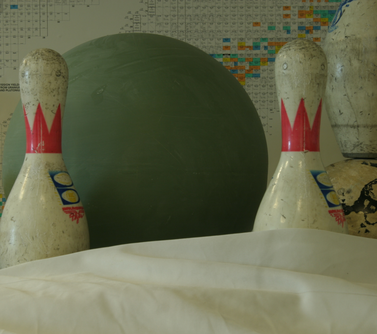
%> input picture 9_ssmp_code/HDR/img_stereo/view1.png, 377 x 334 px, shrunk from 1252 x 1110 before the run
$ octave runStereoMatcher.m   (GNU Octave 9; MATLAB toolbox functions it lacks are replaced by stand-ins)
%> lines starting %> are read from the running program, lines starting %| are printed output that depends on the picture
### 9_ssmp_code/HDR/algorithms/HDRtoGray_matrix.m
function [ outputImage ] = HDRtoGray_matrix( image_matrix )
% convert image to grayscale
outputImage = .299*image_matrix(:,:,1) + .587*image_matrix(:,:,2) + .114*image_matrix(:,:,3);

end

### 9_ssmp_code/HDR/algorithms/ProbabilityInferWithRWR.m
function [dispVol, dispVol1] = ProbabilityInferWithRWR(Il, Ir, numDisp, thresColor,thresGrad,gamma,threshBorder,gamma_c,gamma_d,r_median,UseParallelToolbox,nei,restart_c,sigma_c)

% Convert to grayscale
Il_g = HDRtoGray_matrix(Il);
Ir_g = HDRtoGray_matrix(Ir);

% Mirror image
Il_1 = flipdim(Ir,2);
Ir_1 = flipdim(Il,2);

% Compute gradient in X-direction from grayscale images
fx_l = gradient(Il_g);
fx_r = gradient(Ir_g);
fx_l = fx_l+0.5; % To get a range of values between 0 to 1
fx_r = fx_r+0.5; % To get a range of values between 0 to 1
imwrite(fx_l,'gradTmpl.pgm');
imwrite(fx_r,'gradTmpr.pgm');
% fx_l = single(imread('gradTmpl.pgm'))/255;
% fx_r = single(imread('gradTmpr.pgm'))/255;
 fx_l = single(imread('gradTmpl.pgm'));
 fx_r = single(imread('gradTmpr.pgm'));
fx_l_1 = flipdim(fx_r,2);
fx_r_1 = flipdim(fx_l,2);

[m,n,c] = size(Il);

dispVol = ones(m,n,numDisp)*(threshBorder);
dispVol1 = ones(m,n,numDisp)*(threshBorder);

% Create initial cost volume
for d=0:numDisp-1

    % Truncated AD of color images for current displacement
    tmp = ones(m,n,c)*threshBorder;
    tmp(:,(d+1):n,:) = Ir(:,1:n-d,:);
    p_color = abs(tmp - Il);
    p_color = sum(p_color,3)*0.333333333333;
    p_color = max(thresColor-p_color,0);
   % p_color = min(p_color, thresColor);

    % Truncated AD of gradient images for current displacement
    tmp = ones(m,n)*threshBorder;
    tmp(:,(d+1):n) = fx_r(:,1:n-d);
    p_grad = abs(tmp - fx_l); clear tmp;
    p_grad = max(thresGrad-p_grad,0);
   % p_grad = min(p_grad, thresGrad);

    p = gamma*p_color + (1-gamma)*p_grad; % Combined color and gradient

    clear p_grad p_color;

    % Same for other view
    tmp1 = ones(m,n,c)*threshBorder;
    tmp1(:,(d+1):n,:) = Ir_1(:,1:n-d,:);
    p1_color = abs(tmp1 - Il_1);
    p1_color = sum(p1_color,3)*0.333333333333;
    p1_color = max(thresColor-p1_color,0);
   % p1_color = min(p1_color,thresColor);

    tmp1 = ones(m,n)*threshBorder;
    tmp1(:,(d+1):n) = fx_r_1(:,1:n-d);
    p1_grad = abs(tmp1 - fx_l_1);
    p1_grad = max(thresGrad-p1_grad,0);
   % p1_grad = min(p1_grad,thresGrad);

    p1 = gamma*p1_color + (1-gamma)*p1_grad; % Combined color and gradient

    % Set value in cost volume
    dispVol(:,:,d+1) = p;
    dispVol1(:,:,d+1) = flipdim(p1,2);
end

clear p p1;

[X Y Z]=size(Il); N = X*Y; % image size

% Build graph with symmetric weight matrix W
if Z > 1,
    img = colorspace('Lab<-', Il); % convert color space
    img1 = colorspace('Lab<-', Il_1); % convert color space
end;
imgVals = reshape(img,N,Z); clear img;
imgVals1 = reshape(img1,N,Z); clear img1;

[points edges] = lattice(X,Y,nei);
[points1 edges1] = lattice(X,Y,nei);
clear points;
clear points1;
weights = makeweights(edges,imgVals,sigma_c);
weights1 = makeweights(edges1,imgVals1,sigma_c);
W = adjacency(edges,weights,N); clear edges weights;
W1 = adjacency(edges1,weights1,N); clear edges1 weights1;

%Smooth cost volume with RWR filtering
if (UseParallelToolbox)
    parfor d=0:numDisp-1 % use parallel for loop when using the parallel computing toolbox
        p = dispVol(:,:,d+1);
        q = RWR_filtering(W,p,X,Y,nei,restart_c,sigma_c);

        p1 = dispVol1(:,:,d+1);
        p1 = flipdim(p1,2);
        q1 = RWR_filtering(W1,p1,X,Y,nei,restart_c,sigma_c);

        dispVol(:,:,d+1) = q;
        dispVol1(:,:,d+1) = flipdim(q1,2);
    end
else
    for d=0:numDisp-1 % use regular for loop when not using the parallel computing toolbox

        p = dispVol(:,:,d+1);
        q = RWR_filtering(W,p,X,Y,nei,restart_c,sigma_c);


        p1 = dispVol1(:,:,d+1);
        p1 =  flipdim(p1,2);

        q1 = RWR_filtering(W1,p1,X,Y,nei,restart_c,sigma_c);

        dispVol(:,:,d+1) = q;
        dispVol1(:,:,d+1) = flipdim(q1,2);
    end
end

beta = 3000;

for d=1:numDisp
    dispVol(:,:,d) = exp(beta*dispVol(:,:,d));
    dispVol1(:,:,d) = exp(beta*dispVol1(:,:,d));
end

temp_sum=sum(dispVol, 3);
temp_sum2=sum(dispVol1, 3);

for d=1:numDisp
    dispVol(:,:,d) = dispVol(:,:,d)./temp_sum;
    dispVol1(:,:,d) = dispVol1(:,:,d)./temp_sum2;
end


end

### 9_ssmp_code/LDR/StereoMatcher_SSMP_Code_middlebury/runStereoMatcher.m
% Matlab demo code accompanying the TIP paper v1.0 (2013-12-30)
% Contributed by Bumsub Ham (mimo@yonsei.ac.kr)
%clc;
%clear all;

%addpath 'algorithms'  <=remember to add manually

UseParallelToolbox = true; % Set true if you want to take advantage of the Matlab parallel computing toolbox
ParallelWorkers = 4; % How many workers should be used by the parallel computing toolbox (should be equal or less the number of available CPU cores)
%% Set up parallel computing toolbox
if (UseParallelToolbox)
    isOpen = matlabpool('size') > 0;
    if (isOpen)
        matlabpool close force local
    end
    matlabpool(ParallelWorkers)
end
%% Img name, search range and scaling parameter
only_name = 'tsukuba';

%numDisp = double(disparity_max); % Maximum disparity range (16 for tsukuba, 20 for venus and 60 for teddy and cones)   <=must be float for algorithm to work
numDisp = 160.0;
scale = 1; %scaling parameter (16 for tsukuba, 8 for venus and 4 for teddy and cones)
%%
img_name_l = ['view1.png'];
img_name_r = ['view5.png'];
result_name_l = ['disparity_pre_l.png'];
result_name_r = ['disparity_pre_r.png'];
result_name_final_l = ['disparity_l_post.png'];
result_name_finar_r = ['disparity_r_post.png'];
%% Parameters
%% initial cost and post procesing
%% please refer Rhemann's paper [C. Rhemann, A. Hosni, M. Bleyer, C. Rother, M. Gelautz, Fast Cost-Volume Filtering for Visual Correspondence and Beyond, CVPR11]
thresColor = 15/255;    % \sigma_1 in eq. (12)
thresGrad = 2/255;      % \sigma_2 in eq. (12)
gamma = 0.11;           % (1- \Lamda) in eq. (12)
threshBorder = 3/255;   % some threshold for border pixels
gamma_c = 0.2;         % Post Processing
gamma_d = 9;            % Post Processing
r_median = 19;          % filter kernel of weighted median has size r_median \times r_median
%% RWR aggregation parameter
nei= 0 ;                 % 0: 4-neighbor 1: 8-neighbor
restart_c = 0.003 ;      % Restarting Probability
sigma_c = 50;            % parameter in eq. (4)
%% input image
img_l = double(imread(img_name_l))/255 ;
img_r = double(imread(img_name_r))/255 ;
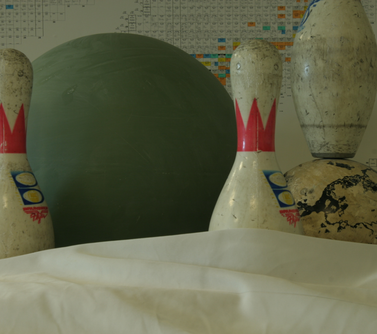
%> input picture 9_ssmp_code/HDR/img_stereo/view5.png, 377 x 334 px, shrunk from 1252 x 1110 before the run
[m,n,c] = size(img_l);
%> m = 334; n = 377; c = 3
%% Compute probability map for middlebury test images
st=clock;
[Prob_l, Prob_r] = ProbabilityInferWithRWR(img_l, img_r, numDisp, thresColor,thresGrad,gamma,threshBorder,gamma_c,gamma_d,r_median,UseParallelToolbox,nei,restart_c,sigma_c);
%> in HDRtoGray_matrix (call 2), `outputImage = .299*image_matrix(:,:,1) + .587*image_matrix(:,:,2) + .1..`:
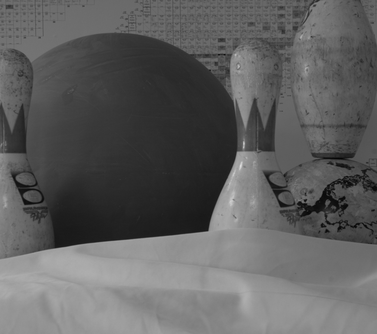
%> outputImage: size 334x377 double; min 0.0182, max 0.87, mean 0.373
%> in ProbabilityInferWithRWR, `Ir_1 = flipdim(Il,2);`:
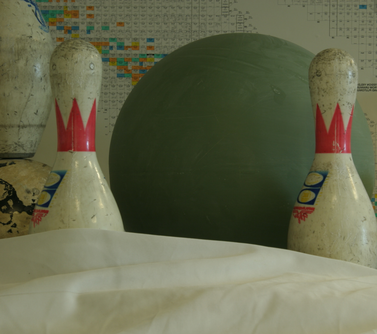
%> Ir_1: size 334x377x3 double; mean R, G, B 0.399, 0.408, 0.304; mean of the top-left, top-right, bottom-left and bottom-right quarters 0.305, 0.309, 0.421, 0.447
%> in ProbabilityInferWithRWR, `imwrite(fx_l,'gradTmpl.pgm');`:
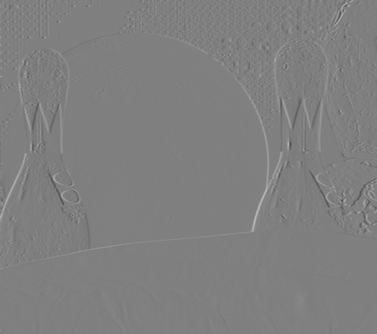
%> saved as gradTmpl.pgm: size 334x377 uint8; min 69, max 185, mean 127.4
%> the loop in ProbabilityInferWithRWR, `for d=0:numDisp-1` made 160 passes
%> pass 1, in ProbabilityInferWithRWR, `p_color = max(thresColor-p_color,0);`:
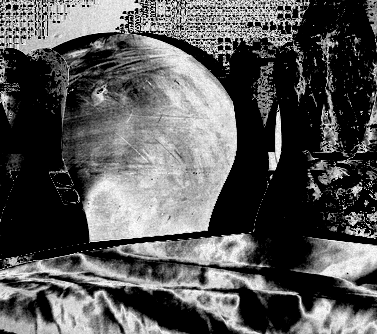
%> p_color: size 334x377 double; min 0, max 0.0588, mean 0.0201; drawn with min black and max white
%> pass 1, in ProbabilityInferWithRWR, `p_grad = abs(tmp - fx_l); clear tmp;`:
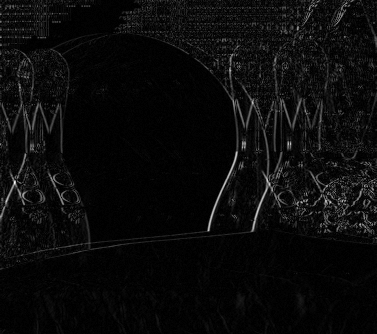
%> p_grad: size 334x377 single; min 0, max 78, mean 3.4; drawn with min black and max white
%> after the loop in ProbabilityInferWithRWR, `for d=0:numDisp-1`:
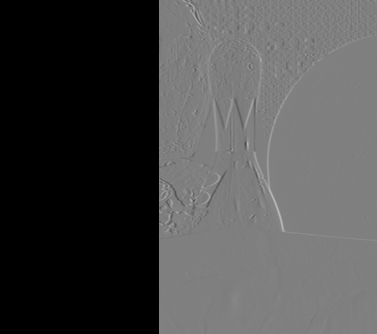
%> tmp1: size 334x377 double; min 0.0118, max 185, mean 73.7
%> the run ends on the next line
